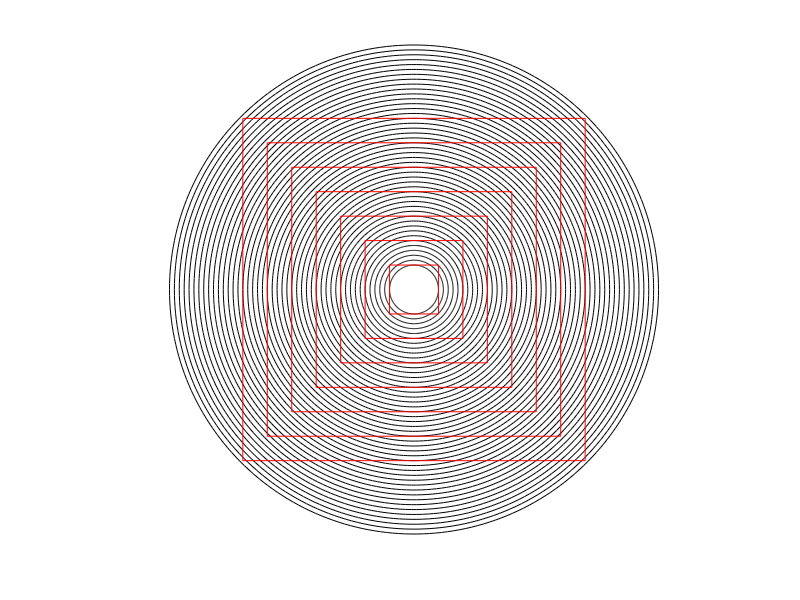

The MATLAB source for this figure:
%% Optical Illusion
% Script to make simple optical illusion using sqaures and
% cirlces.

%Draw the circles
num_points = 250;
t = 0 : 2*pi/num_points : 2*pi;
r = 10; %radius
[x,y] = pol2cart(t,r);
for k = 1:0.2:10
    [x,y] = pol2cart(t,k);
    patch(x,y,'r','facecolor','none','edgecolor',[0 0 0]);
end

%Draw the squares
x2 = [-1 1 1 -1];
y2 = [-1 -1 1 1];
for k = 1:7
    patch(k*x2,k*y2,'r','facecolor','none','edgecolor',[1 0 0]);
end
axis equal off
